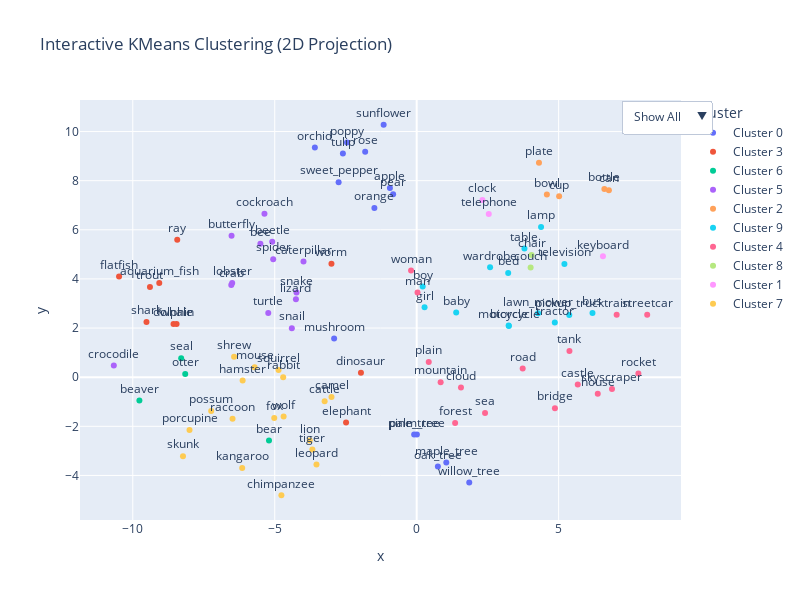

Here is the notebook cell this chart was saved with:
### Code cell
study_from_file("gemini_img_descriptions.json", "gemini_img_descriptions")

### Figure 1 — Plotly figure (JSON) as saved in the notebook; plotly's stock layout.template omitted (floating-point values rounded to 4 significant figures)
{"data": [{"customdata": [["apple", "Cluster 0"], ["mushroom", "Cluster 0"], ["oak_tree", "Cluster 0"], ["orange", "Cluster 0"], ["orchid", "Cluster 0"], ["palm_tree", "Cluster 0"], ["pear", "Cluster 0"], ["pine_tree", "Cluster 0"], ["sunflower", "Cluster 0"], ["tulip", "Cluster 0"], ["willow_tree", "Cluster 0"], ["maple_tree", "Cluster 0"], ["poppy", "Cluster 0"], ["rose", "Cluster 0"], ["sweet_pepper", "Cluster 0"]], "hovertemplate": "Cluster=%{customdata[1]}<br>Class=%{customdata[0]}<extra></extra>", "legendgroup": "Cluster 0", "marker": {"color": "#636efa", "symbol": "circle"}, "mode": "markers+text", "name": "Cluster 0", "orientation": "v", "showlegend": true, "text": ["apple", "mushroom", "oak_tree", "orange", "orchid", "palm_tree", "pear", "pine_tree", "sunflower", "tulip", "willow_tree", "maple_tree", "poppy", "rose", "sweet_pepper"], "textposition": "top center", "type": "scatter", "x": [-0.9435, -2.909, 0.7455, -1.49, -3.588, 0.005862, -0.8309, -0.08967, -1.164, -2.599, 1.851, 1.042, -2.456, -1.815, -2.751], "xaxis": "x", "y": [7.703, 1.576, -3.634, 6.885, 9.354, -2.334, 7.45, -2.332, 10.28, 9.108, -4.283, -3.469, 9.558, 9.178, 7.94], "yaxis": "y"}, {"customdata": [["aquarium_fish", "Cluster 3"], ["dinosaur", "Cluster 3"], ["dolphin", "Cluster 3"], ["elephant", "Cluster 3"], ["ray", "Cluster 3"], ["trout", "Cluster 3"], ["flatfish", "Cluster 3"], ["shark", "Cluster 3"], ["whale", "Cluster 3"], ["worm", "Cluster 3"]], "hovertemplate": "Cluster=%{customdata[1]}<br>Class=%{customdata[0]}<extra></extra>", "legendgroup": "Cluster 3", "marker": {"color": "#EF553B", "symbol": "circle"}, "mode": "markers+text", "name": "Cluster 3", "orientation": "v", "showlegend": true, "text": ["aquarium_fish", "dinosaur", "dolphin", "elephant", "ray", "trout", "flatfish", "shark", "whale", "worm"], "textposition": "top center", "type": "scatter", "x": [-9.067, -1.964, -8.566, -2.488, -8.434, -9.395, -10.48, -9.518, -8.458, -3.002], "xaxis": "x", "y": [3.835, 0.1808, 2.164, -1.84, 5.599, 3.673, 4.103, 2.245, 2.166, 4.62], "yaxis": "y"}, {"customdata": [["bear", "Cluster 6"], ["seal", "Cluster 6"], ["beaver", "Cluster 6"], ["otter", "Cluster 6"]], "hovertemplate": "Cluster=%{customdata[1]}<br>Class=%{customdata[0]}<extra></extra>", "legendgroup": "Cluster 6", "marker": {"color": "#00cc96", "symbol": "circle"}, "mode": "markers+text", "name": "Cluster 6", "orientation": "v", "showlegend": true, "text": ["bear", "seal", "beaver", "otter"], "textposition": "top center", "type": "scatter", "x": [-5.203, -8.295, -9.767, -8.153], "xaxis": "x", "y": [-2.579, 0.7745, -0.9474, 0.1347], "yaxis": "y"}, {"customdata": [["bee", "Cluster 5"], ["caterpillar", "Cluster 5"], ["cockroach", "Cluster 5"], ["lizard", "Cluster 5"], ["lobster", "Cluster 5"], ["snake", "Cluster 5"], ["spider", "Cluster 5"], ["turtle", "Cluster 5"], ["beetle", "Cluster 5"], ["butterfly", "Cluster 5"], ["crab", "Cluster 5"], ["crocodile", "Cluster 5"], ["snail", "Cluster 5"]], "hovertemplate": "Cluster=%{customdata[1]}<br>Class=%{customdata[0]}<extra></extra>", "legendgroup": "Cluster 5", "marker": {"color": "#ab63fa", "symbol": "circle"}, "mode": "markers+text", "name": "Cluster 5", "orientation": "v", "showlegend": true, "text": ["bee", "caterpillar", "cockroach", "lizard", "lobster", "snake", "spider", "turtle", "beetle", "butterfly", "crab", "crocodile", "snail"], "textposition": "top center", "type": "scatter", "x": [-5.505, -3.987, -5.362, -4.254, -6.499, -4.233, -5.054, -5.228, -5.089, -6.521, -6.531, -10.67, -4.398], "xaxis": "x", "y": [5.429, 4.713, 6.648, 3.169, 3.837, 3.445, 4.805, 2.616, 5.51, 5.757, 3.749, 0.475, 1.995], "yaxis": "y"}, {"customdata": [["bottle", "Cluster 2"], ["bowl", "Cluster 2"], ["can", "Cluster 2"], ["cup", "Cluster 2"], ["plate", "Cluster 2"]], "hovertemplate": "Cluster=%{customdata[1]}<br>Class=%{customdata[0]}<extra></extra>", "legendgroup": "Cluster 2", "marker": {"color": "#FFA15A", "symbol": "circle"}, "mode": "markers+text", "name": "Cluster 2", "orientation": "v", "showlegend": true, "text": ["bottle", "bowl", "can", "cup", "plate"], "textposition": "top center", "type": "scatter", "x": [6.611, 4.585, 6.769, 5.017, 4.307], "xaxis": "x", "y": [7.661, 7.435, 7.615, 7.364, 8.728], "yaxis": "y"}, {"customdata": [["boy", "Cluster 9"], ["bus", "Cluster 9"], ["girl", "Cluster 9"], ["lawn_mower", "Cluster 9"], ["lamp", "Cluster 9"], ["motorcycle", "Cluster 9"], ["television", "Cluster 9"], ["tractor", "Cluster 9"], ["baby", "Cluster 9"], ["bed", "Cluster 9"], ["bicycle", "Cluster 9"], ["pickup_truck", "Cluster 9"], ["table", "Cluster 9"], ["wardrobe", "Cluster 9"]], "hovertemplate": "Cluster=%{customdata[1]}<br>Class=%{customdata[0]}<extra></extra>", "legendgroup": "Cluster 9", "marker": {"color": "#19d3f3", "symbol": "circle"}, "mode": "markers+text", "name": "Cluster 9", "orientation": "v", "showlegend": true, "text": ["boy", "bus", "girl", "lawn_mower", "lamp", "motorcycle", "television", "tractor", "baby", "bed", "bicycle", "pickup_truck", "table", "wardrobe"], "textposition": "top center", "type": "scatter", "x": [0.2107, 6.192, 0.2772, 4.274, 4.381, 3.24, 5.203, 4.864, 1.391, 3.222, 3.246, 5.374, 3.795, 2.585], "xaxis": "x", "y": [3.691, 2.612, 2.844, 2.601, 6.113, 2.105, 4.611, 2.228, 2.634, 4.241, 2.086, 2.536, 5.242, 4.475], "yaxis": "y"}, {"customdata": [["bridge", "Cluster 4"], ["castle", "Cluster 4"], ["cloud", "Cluster 4"], ["forest", "Cluster 4"], ["house", "Cluster 4"], ["mountain", "Cluster 4"], ["road", "Cluster 4"], ["skyscraper", "Cluster 4"], ["streetcar", "Cluster 4"], ["tank", "Cluster 4"], ["train", "Cluster 4"], ["sea", "Cluster 4"], ["man", "Cluster 4"], ["plain", "Cluster 4"], ["rocket", "Cluster 4"], ["woman", "Cluster 4"]], "hovertemplate": "Cluster=%{customdata[1]}<br>Class=%{customdata[0]}<extra></extra>", "legendgroup": "Cluster 4", "marker": {"color": "#FF6692", "symbol": "circle"}, "mode": "markers+text", "name": "Cluster 4", "orientation": "v", "showlegend": true, "text": ["bridge", "castle", "cloud", "forest", "house", "mountain", "road", "skyscraper", "streetcar", "tank", "train", "sea", "man", "plain", "rocket", "woman"], "textposition": "top center", "type": "scatter", "x": [4.869, 5.672, 1.559, 1.353, 6.378, 0.8434, 3.734, 6.878, 8.119, 5.38, 7.043, 2.407, 0.02931, 0.4246, 7.808, -0.1993], "xaxis": "x", "y": [-1.261, -0.3026, -0.4238, -1.861, -0.6697, -0.205, 0.3553, -0.4858, 2.543, 1.068, 2.54, -1.461, 3.452, 0.6187, 0.1462, 4.339], "yaxis": "y"}, {"customdata": [["chair", "Cluster 8"], ["couch", "Cluster 8"]], "hovertemplate": "Cluster=%{customdata[1]}<br>Class=%{customdata[0]}<extra></extra>", "legendgroup": "Cluster 8", "marker": {"color": "#B6E880", "symbol": "circle"}, "mode": "markers+text", "name": "Cluster 8", "orientation": "v", "showlegend": true, "text": ["chair", "couch"], "textposition": "top center", "type": "scatter", "x": [4.044, 4.013], "xaxis": "x", "y": [4.978, 4.469], "yaxis": "y"}, {"customdata": [["clock", "Cluster 1"], ["keyboard", "Cluster 1"], ["telephone", "Cluster 1"]], "hovertemplate": "Cluster=%{customdata[1]}<br>Class=%{customdata[0]}<extra></extra>", "legendgroup": "Cluster 1", "marker": {"color": "#FF97FF", "symbol": "circle"}, "mode": "markers+text", "name": "Cluster 1", "orientation": "v", "showlegend": true, "text": ["clock", "keyboard", "telephone"], "textposition": "top center", "type": "scatter", "x": [2.316, 6.561, 2.539], "xaxis": "x", "y": [7.217, 4.921, 6.643], "yaxis": "y"}, {"customdata": [["hamster", "Cluster 7"], ["kangaroo", "Cluster 7"], ["lion", "Cluster 7"], ["mouse", "Cluster 7"], ["porcupine", "Cluster 7"], ["possum", "Cluster 7"], ["rabbit", "Cluster 7"], ["raccoon", "Cluster 7"], ["shrew", "Cluster 7"], ["skunk", "Cluster 7"], ["squirrel", "Cluster 7"], ["tiger", "Cluster 7"], ["wolf", "Cluster 7"], ["camel", "Cluster 7"], ["cattle", "Cluster 7"], ["chimpanzee", "Cluster 7"], ["fox", "Cluster 7"], ["leopard", "Cluster 7"]], "hovertemplate": "Cluster=%{customdata[1]}<br>Class=%{customdata[0]}<extra></extra>", "legendgroup": "Cluster 7", "marker": {"color": "#FECB52", "symbol": "circle"}, "mode": "markers+text", "name": "Cluster 7", "orientation": "v", "showlegend": true, "text": ["hamster", "kangaroo", "lion", "mouse", "porcupine", "possum", "rabbit", "raccoon", "shrew", "skunk", "squirrel", "tiger", "wolf", "camel", "cattle", "chimpanzee", "fox", "leopard"], "textposition": "top center", "type": "scatter", "x": [-6.131, -6.146, -3.767, -5.708, -8.002, -7.239, -4.703, -6.486, -6.432, -8.232, -4.866, -3.675, -4.687, -3.001, -3.243, -4.766, -5.017, -3.53], "xaxis": "x", "y": [-0.1331, -3.696, -2.579, 0.4092, -2.154, -1.378, -0.001698, -1.689, 0.8304, -3.216, 0.289, -2.944, -1.596, -0.8047, -0.978, -4.807, -1.66, -3.556], "yaxis": "y"}], "layout": {"height": 600, "legend": {"title": {"text": "Cluster"}, "tracegroupgap": 0}, "title": {"text": "Interactive KMeans Clustering (2D Projection)"}, "updatemenus": [{"buttons": [{"args": [{"visible": [true, true, true, true, true, true, true, true, true, true, true, true, true, true, true, true, true, true, true, true, true, true, true, true, true, true, true, true, true, true, true, true, true, true, true, true, true, true, true, true, true, true, true, true, true, true, true, true, true, true, true, true, true, true, true, true, true, true, true, true, true, true, true, true, true, true, true, true, true, true, true, true, true, true, true, true, true, true, true, true, true, true, true, true, true, true, true, true, true, true, true, true, true, true, true, true, true, true, true, true]}, {"title": "All Clusters"}], "label": "Show All", "method": "update"}, {"args": [{"visible": [1, 0, 0, 0, 0, 0, 0, 0, 0, 0, 0, 0, 0, 0, 0, 0, 0, 0, 0, 0, 0, 0, 0, 0, 0, 0, 0, 0, 0, 0, 0, 0, 0, 1, 1, 1, 1, 1, 1, 1, 0, 0, 0, 0, 0, 0, 0, 0, 0, 0, 0, 0, 0, 0, 0, 1, 0, 0, 0, 0, 1, 0, 1, 0, 0, 0, 0, 0, 0, 0, 0, 0, 0, 1, 0, 0, 0, 0, 0, 0, 0, 0, 0, 0, 0, 0, 0, 0, 0, 1, 0, 1, 0, 1, 0, 0, 0, 0, 0, 0]}, {"title": "Cluster: Cluster 0"}], "label": "Cluster 0", "method": "update"}, {"args": [{"visible": [0, 1, 0, 0, 0, 0, 0, 0, 0, 0, 0, 0, 0, 0, 0, 0, 0, 0, 1, 1, 1, 0, 0, 0, 0, 0, 0, 0, 0, 0, 0, 0, 0, 0, 0, 0, 0, 0, 0, 0, 0, 0, 0, 0, 0, 1, 0, 0, 0, 0, 0, 0, 0, 0, 0, 0, 0, 0, 0, 1, 0, 0, 0, 0, 0, 0, 0, 0, 0, 0, 0, 1, 0, 0, 0, 0, 0, 1, 0, 0, 0, 0, 0, 0, 0, 0, 0, 0, 0, 0, 0, 0, 0, 0, 0, 0, 0, 1, 0, 1]}, {"title": "Cluster: Cluster 3"}], "label": "Cluster 3", "method": "update"}, {"args": [{"visible": [0, 0, 1, 0, 0, 0, 0, 0, 0, 0, 0, 0, 0, 0, 0, 0, 0, 0, 0, 0, 0, 0, 0, 0, 0, 0, 0, 0, 0, 0, 0, 0, 0, 0, 0, 0, 0, 0, 0, 0, 0, 0, 0, 0, 0, 0, 0, 1, 0, 0, 0, 0, 0, 0, 0, 0, 0, 0, 0, 0, 0, 0, 0, 0, 1, 0, 0, 0, 0, 0, 0, 0, 0, 0, 0, 1, 0, 0, 0, 0, 0, 0, 0, 0, 0, 0, 0, 0, 0, 0, 0, 0, 0, 0, 0, 0, 0, 0, 0, 0]}, {"title": "Cluster: Cluster 6"}], "label": "Cluster 6", "method": "update"}, {"args": [{"visible": [0, 0, 0, 1, 0, 0, 0, 0, 0, 0, 0, 1, 0, 0, 0, 1, 0, 0, 0, 0, 0, 0, 0, 0, 0, 0, 0, 0, 0, 1, 1, 0, 0, 0, 0, 0, 0, 0, 0, 0, 0, 0, 0, 0, 0, 0, 0, 0, 0, 0, 0, 1, 1, 0, 0, 0, 0, 0, 0, 0, 0, 1, 0, 0, 0, 1, 1, 0, 0, 1, 1, 0, 0, 0, 0, 0, 0, 0, 0, 0, 0, 0, 0, 0, 0, 0, 0, 0, 0, 0, 0, 0, 1, 0, 0, 0, 0, 0, 0, 0]}, {"title": "Cluster: Cluster 5"}], "label": "Cluster 5", "method": "update"}, {"args": [{"visible": [0, 0, 0, 0, 1, 1, 0, 0, 0, 1, 0, 0, 0, 0, 0, 0, 0, 1, 0, 0, 0, 0, 0, 0, 0, 0, 0, 0, 0, 0, 0, 0, 0, 0, 0, 0, 0, 0, 0, 0, 1, 0, 0, 0, 0, 0, 0, 0, 0, 0, 0, 0, 0, 0, 0, 0, 0, 0, 0, 0, 0, 0, 0, 0, 0, 0, 0, 0, 0, 0, 0, 0, 0, 0, 0, 0, 0, 0, 0, 0, 0, 0, 0, 0, 0, 0, 0, 0, 0, 0, 0, 0, 0, 0, 0, 0, 0, 0, 0, 0]}, {"title": "Cluster: Cluster 2"}], "label": "Cluster 2", "method": "update"}, {"args": [{"visible": [0, 0, 0, 0, 0, 0, 1, 0, 1, 0, 0, 0, 0, 0, 0, 0, 0, 0, 0, 0, 0, 0, 1, 0, 0, 0, 0, 1, 0, 0, 0, 0, 0, 0, 0, 0, 0, 0, 0, 0, 0, 0, 0, 0, 0, 0, 0, 0, 0, 0, 0, 0, 0, 0, 0, 0, 0, 0, 0, 0, 0, 0, 0, 0, 0, 0, 0, 0, 0, 0, 0, 0, 1, 0, 1, 0, 0, 0, 1, 1, 1, 1, 1, 0, 0, 0, 0, 1, 0, 0, 0, 0, 0, 0, 1, 0, 1, 0, 0, 0]}, {"title": "Cluster: Cluster 9"}], "label": "Cluster 9", "method": "update"}, {"args": [{"visible": [0, 0, 0, 0, 0, 0, 0, 1, 0, 0, 1, 0, 0, 0, 1, 0, 0, 0, 0, 0, 0, 1, 0, 0, 1, 0, 0, 0, 0, 0, 0, 1, 0, 0, 0, 0, 0, 0, 0, 0, 0, 0, 0, 0, 0, 0, 1, 0, 0, 0, 1, 0, 0, 0, 1, 0, 1, 0, 1, 0, 0, 0, 0, 0, 0, 0, 0, 0, 0, 0, 0, 0, 0, 0, 0, 0, 1, 0, 0, 0, 0, 0, 0, 0, 0, 0, 1, 0, 1, 0, 1, 0, 0, 0, 0, 0, 0, 0, 1, 0]}, {"title": "Cluster: Cluster 4"}], "label": "Cluster 4", "method": "update"}, {"args": [{"visible": [0, 0, 0, 0, 0, 0, 0, 0, 0, 0, 0, 0, 1, 0, 0, 0, 1, 0, 0, 0, 0, 0, 0, 0, 0, 0, 0, 0, 0, 0, 0, 0, 0, 0, 0, 0, 0, 0, 0, 0, 0, 0, 0, 0, 0, 0, 0, 0, 0, 0, 0, 0, 0, 0, 0, 0, 0, 0, 0, 0, 0, 0, 0, 0, 0, 0, 0, 0, 0, 0, 0, 0, 0, 0, 0, 0, 0, 0, 0, 0, 0, 0, 0, 0, 0, 0, 0, 0, 0, 0, 0, 0, 0, 0, 0, 0, 0, 0, 0, 0]}, {"title": "Cluster: Cluster 8"}], "label": "Cluster 8", "method": "update"}, {"args": [{"visible": [0, 0, 0, 0, 0, 0, 0, 0, 0, 0, 0, 0, 0, 1, 0, 0, 0, 0, 0, 0, 0, 0, 0, 0, 0, 0, 1, 0, 0, 0, 0, 0, 0, 0, 0, 0, 0, 0, 0, 0, 0, 0, 0, 0, 0, 0, 0, 0, 0, 0, 0, 0, 0, 0, 0, 0, 0, 0, 0, 0, 0, 0, 0, 0, 0, 0, 0, 0, 0, 0, 0, 0, 0, 0, 0, 0, 0, 0, 0, 0, 0, 0, 0, 0, 0, 0, 0, 0, 0, 0, 0, 0, 0, 0, 0, 1, 0, 0, 0, 0]}, {"title": "Cluster: Cluster 1"}], "label": "Cluster 1", "method": "update"}, {"args": [{"visible": [0, 0, 0, 0, 0, 0, 0, 0, 0, 0, 0, 0, 0, 0, 0, 0, 0, 0, 0, 0, 0, 0, 0, 1, 0, 1, 0, 0, 1, 0, 0, 0, 1, 0, 0, 0, 0, 0, 0, 0, 0, 1, 1, 1, 1, 0, 0, 0, 1, 1, 0, 0, 0, 1, 0, 0, 0, 1, 0, 0, 0, 0, 0, 1, 0, 0, 0, 1, 1, 0, 0, 0, 0, 0, 0, 0, 0, 0, 0, 0, 0, 0, 0, 1, 1, 1, 0, 0, 0, 0, 0, 0, 0, 0, 0, 0, 0, 0, 0, 0]}, {"title": "Cluster: Cluster 7"}], "label": "Cluster 7", "method": "update"}], "type": "dropdown", "x": 1.05, "y": 1}], "width": 800, "xaxis": {"anchor": "y", "domain": [0, 1], "title": {"text": "x"}}, "yaxis": {"anchor": "x", "domain": [0, 1], "title": {"text": "y"}}}}
